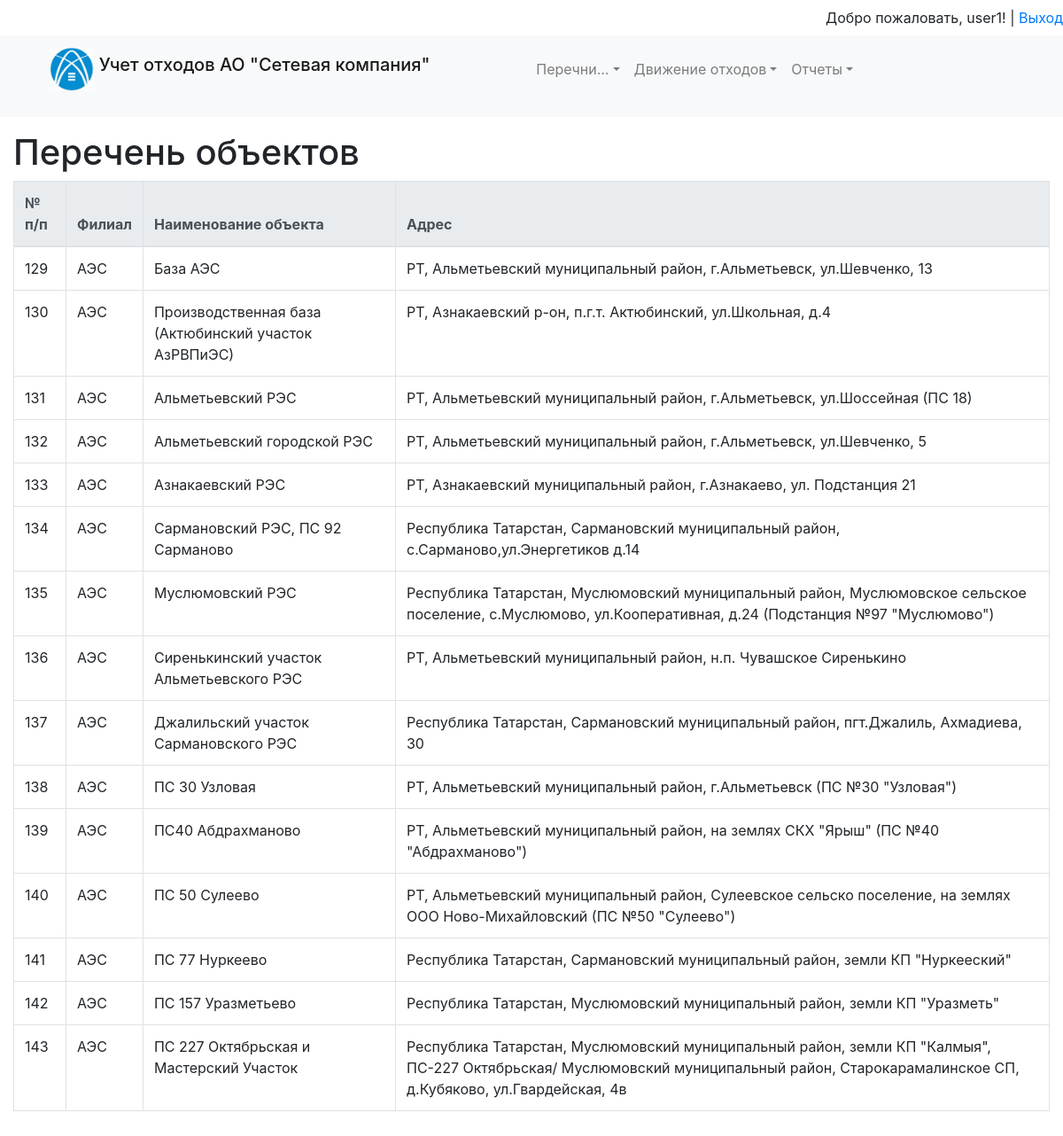
The app's page /view_objects/ (signed in) with its own data.
### accounting/models.py (models this page shows, shortened)
class NameOfObjects(models.Model):
    name = models.CharField(max_length=150, verbose_name="Наименование объекта")
    branch = models.ForeignKey('NameOfBranch', on_delete=models.PROTECT, null=True, verbose_name="Филиал")
    adress = models.CharField(max_length=300, verbose_name="Адресс Филиала")
    class Meta:
        verbose_name = 'Объект'
        verbose_name_plural = 'Объекты'
        ordering = ['pk']

class NameOfBranch(models.Model):
    name = models.CharField(max_length=150, verbose_name="Наименование Филиала")
    adress = models.CharField(max_length=300, verbose_name="Адресс Филиала")
    def __str__(self):
        return self.name
    class Meta:
        verbose_name = 'Филиал'
        verbose_name_plural = 'Филиалы'
        ordering = ['pk']

### accounting/views.py (the view)
# urls.py: path('view_objects/', view_objects),
def view_objects(request):
    user = Staff.objects.get(user=request.user)
    try:
        objects = NameOfObjects.objects.filter(branch=user.branch)
    except:
        objects = NameOfObjects.objects.all()
    return render(request, 'accounting/view_objects.html',
                  {'objects': objects,  'title': 'Перечень объектов'})

### accounting/templates/accounting/view_objects.html (shortened to what this page needs)
{% extends 'base.html' %}
{% block content %}
<h1>{{title}}</h1>
<table class="table table-bordered">
    <thead class="thead-light">
    <tr>
        <th scope="col"> № п/п</th>
        <th scope="col"> Филиал</th>
        <th scope="col"> Наименование объекта</th>
        <th scope="col"> Адрес</th>
    </tr>
    </thead>
    <tbody>
    {% for i in objects %}
    <tr>
        <td>{{i.id}}</td>
        <td>{{i.branch}}</td>
        <td>{{i.name}}</td>
        <td>{{i.adress}}</td>
    </tr>
    {% endfor %}
    </tbody>
</table>
{% endblock %}

### templates/inc/_nav.html (shortened to what this page needs)
<div class="navbar-top">
    <ul class="nav justify-content-end">
        <li>
          <span class="navbar-text">
          {% if request.user.is_authenticated %}
            Добро пожаловать, {{ user.username }}! | <a href="/user_logout">Выход</a>
          {% else %}
          <a href="/register">Регистрация</a> |  <a href="/user_login">Вход</a>
          {% endif %}
        </span>
        </li>
    </ul>
</div>
<nav class="navbar navbar-expand-lg navbar-light bg-light">
    <ul>
        <li class="navbar-brand">
            <img src="/media/img/logo.jpeg" width="50" height="50" class="d-inline-block align-top" alt="" loading="lazy">
            <span class="navbar-brand mb-0 h1"> Учет отходов  АО "Сетевая компания" </span>
        </li>
    </ul>
    <ul>
        <ul class="collapse navbar-collapse" id="navbarNav">
            <ul class="navbar-nav">
                <li class="nav-item dropdown">
                    <a class="nav-link dropdown-toggle" data-toggle="dropdown" href="#" role="button"
                       aria-haspopup="true"
                       aria-expanded="false">Перечни...</a>
                </li>
{% if request.user.is_authenticated %}
                <li class="nav-item dropdown">
                    <a class="nav-link dropdown-toggle" data-toggle="dropdown" href="#" role="button"
                       aria-haspopup="true"
                       aria-expanded="false">Движение отходов</a>
                </li>
                <li class="nav-item dropdown">
                    <a class="nav-link dropdown-toggle" data-toggle="dropdown" href="#" role="button"
                       aria-haspopup="true"
                       aria-expanded="false">Отчеты</a>
                </li>
{% endif %}
            </ul>
        </ul>
    </ul>
</nav>

### records on screen
NameOfObjects: id "129", branch "АЭС", name "База АЭС", adress "РТ, Альметьевский муниципальный район, г.Альметьевск, ул.Шевченко, 13"
NameOfObjects: id "130", branch "АЭС", name "Производственная база (Актюбинский участок АзРВПиЭС)", adress "РТ, Азнакаевский р-он, п.г.т. Актюбинский, ул.Школьная, д.4"
NameOfObjects: id "131", branch "АЭС", name "Альметьевский РЭС", adress "РТ, Альметьевский муниципальный район, г.Альметьевск, ул.Шоссейная (ПС 18)"
NameOfObjects: id "132", branch "АЭС", name "Альметьевский городской РЭС", adress "РТ, Альметьевский муниципальный район, г.Альметьевск, ул.Шевченко, 5"
NameOfObjects: id "133", branch "АЭС", name "Азнакаевский РЭС", adress "РТ, Азнакаевский муниципальный район, г.Азнакаево, ул. Подстанция 21"
NameOfObjects: id "134", branch "АЭС", name "Сармановский РЭС, ПС 92 Сарманово", adress "Республика Татарстан, Сармановский муниципальный район, с.Сарманово,ул.Энергетиков д.14"
NameOfObjects: id "135", branch "АЭС", name "Муслюмовский РЭС", adress "Республика Татарстан, Муслюмовский муниципальный район, Муслюмовское сельское поселение, с.Муслюмово, ул.Кооперативная, д.24 (Подстанция №97 \"Муслюмово\")"
NameOfObjects: id "136", branch "АЭС", name "Сиренькинский участок Альметьевского РЭС", adress "РТ, Альметьевский муниципальный район, н.п. Чувашское Сиренькино"
NameOfObjects: id "137", branch "АЭС", name "Джалильский участок Сармановского РЭС", adress "Республика Татарстан, Сармановский муниципальный район, пгт.Джалиль, Ахмадиева, 30"
NameOfObjects: id "138", branch "АЭС", name "ПС 30 Узловая", adress "РТ, Альметьевский муниципальный район, г.Альметьевск (ПС №30 \"Узловая\")"
NameOfObjects: id "139", branch "АЭС", name "ПС40 Абдрахманово", adress "РТ, Альметьевский муниципальный район, на землях СКХ \"Ярыш\" (ПС №40 \"Абдрахманово\")"
NameOfObjects: id "140", branch "АЭС", name "ПС 50 Сулеево", adress "РТ, Альметьевский муниципальный район, Сулеевское сельско поселение, на землях ООО Ново-Михайловский (ПС №50 \"Сулеево\")"
NameOfObjects: id "141", branch "АЭС", name "ПС 77 Нуркеево", adress "Республика Татарстан, Сармановский муниципальный район, земли КП \"Нуркееский\""
NameOfObjects: id "142", branch "АЭС", name "ПС 157 Уразметьево", adress "Республика Татарстан, Муслюмовский муниципальный район, земли КП \"Уразметь\""
NameOfObjects: id "143", branch "АЭС", name "ПС 227 Октябрьская и Мастерский Участок", adress "Республика Татарстан, Муслюмовский муниципальный район, земли КП \"Калмыя\", ПС-227 Октябрьская/ Муслюмовский муниципальный район, Старокарамалинское СП, д.Кубяково, ул.Гвардейская, 4в"

### other values on screen
{{ user.username }} "user1"
{{ title }} "Перечень объектов"
